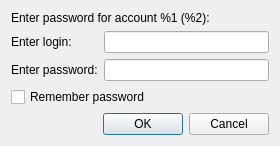
<?xml version="1.0" encoding="UTF-8"?>
<ui version="4.0">
 <class>SimplePasswordWidget</class>
 <widget class="QDialog" name="SimplePasswordWidget">
  <property name="geometry">
   <rect>
    <x>0</x>
    <y>0</y>
    <width>280</width>
    <height>112</height>
   </rect>
  </property>
  <property name="windowTitle">
   <string>Password Request</string>
  </property>
  <layout class="QFormLayout" name="formLayout">
   <item row="0" column="0" colspan="2">
    <widget class="QLabel" name="label">
     <property name="text">
      <string>Enter password for account %1 (%2):</string>
     </property>
    </widget>
   </item>
   <item row="2" column="0">
    <widget class="QLabel" name="label_2">
     <property name="text">
      <string>Enter password:</string>
     </property>
    </widget>
   </item>
   <item row="2" column="1">
    <widget class="QLineEdit" name="passwordLineEdit">
     <property name="echoMode">
      <enum>QLineEdit::Password</enum>
     </property>
    </widget>
   </item>
   <item row="3" column="0" colspan="2">
    <widget class="QCheckBox" name="rememberCheckBox">
     <property name="text">
      <string>Remember password</string>
     </property>
    </widget>
   </item>
   <item row="4" column="0" colspan="2">
    <widget class="QDialogButtonBox" name="buttonBox">
     <property name="orientation">
      <enum>Qt::Horizontal</enum>
     </property>
     <property name="standardButtons">
      <set>QDialogButtonBox::Cancel|QDialogButtonBox::Ok</set>
     </property>
    </widget>
   </item>
   <item row="1" column="0">
    <widget class="QLabel" name="label_3">
     <property name="text">
      <string>Enter login:</string>
     </property>
    </widget>
   </item>
   <item row="1" column="1">
    <widget class="QLineEdit" name="loginLineEdit"/>
   </item>
  </layout>
 </widget>
 <resources/>
 <connections>
  <connection>
   <sender>buttonBox</sender>
   <signal>accepted()</signal>
   <receiver>SimplePasswordWidget</receiver>
   <slot>accept()</slot>
   <hints>
    <hint type="sourcelabel">
     <x>248</x>
     <y>254</y>
    </hint>
    <hint type="destinationlabel">
     <x>157</x>
     <y>274</y>
    </hint>
   </hints>
  </connection>
  <connection>
   <sender>buttonBox</sender>
   <signal>rejected()</signal>
   <receiver>SimplePasswordWidget</receiver>
   <slot>reject()</slot>
   <hints>
    <hint type="sourcelabel">
     <x>316</x>
     <y>260</y>
    </hint>
    <hint type="destinationlabel">
     <x>286</x>
     <y>274</y>
    </hint>
   </hints>
  </connection>
 </connections>
</ui>
